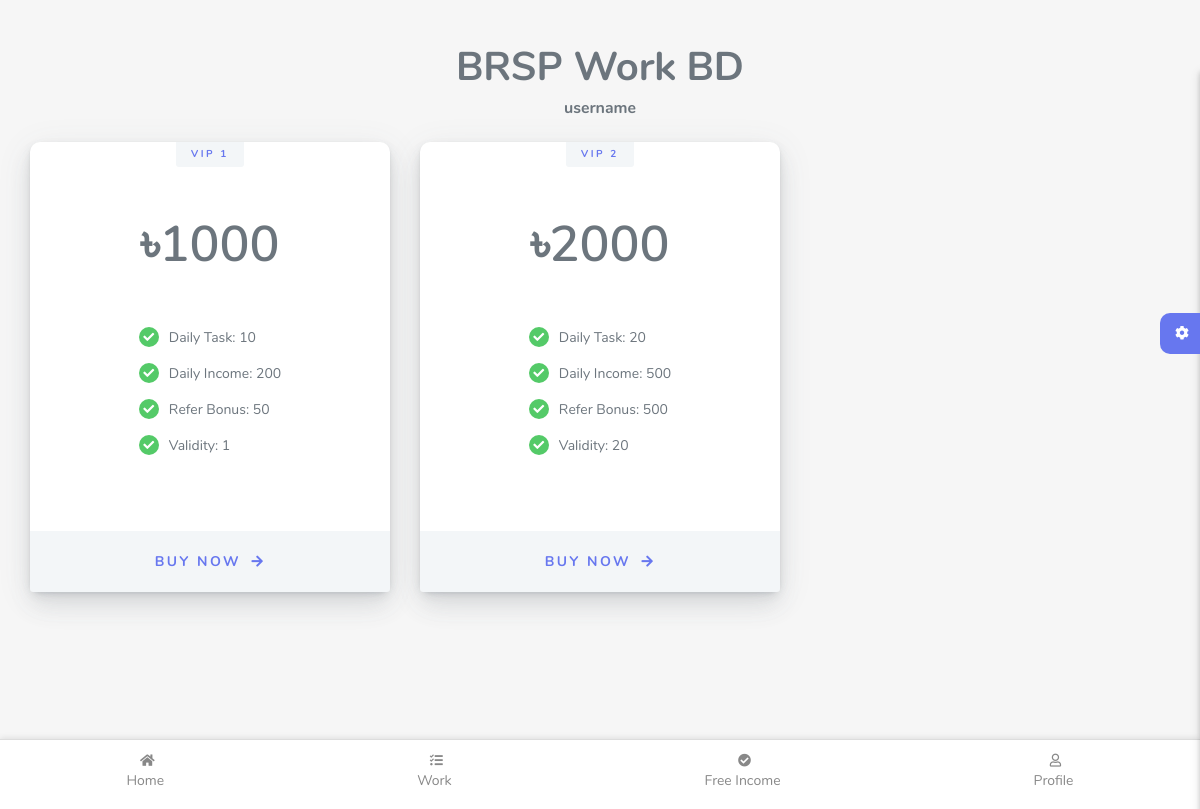
The page /package (signed in) on the database its author committed.
### myapp/models.py (models this page shows)
class Packages(models.Model):
    name = models.CharField(max_length=50)
    amount = models.IntegerField(validators=[MinValueValidator(0)])
    daily_task = models.IntegerField(validators=[MinValueValidator(0)])
    daily_income = models.IntegerField(validators=[MinValueValidator(0)])
    refer_bonus= models.IntegerField(validators=[MinValueValidator(0)])
    plan_validity = models.IntegerField(validators=[MinValueValidator(0)])
    def __str__(self):
        return f"{self.name}"

### myapp/views.py (the view, shortened to what this page needs)
# urls.py: path("package", views.PackageView.as_view(),name="package"),
class PackageView(LoginRequiredMixin,TemplateView):
    login_url = reverse_lazy('login')
    template_name=template_name= "myapp/earningapp/packages.html"
    def get_context_data(self, **kwargs):
        context = super().get_context_data(**kwargs)
        packs=Packages.objects.all()
        purpack= PackageOrder.objects.filter(user__username=self.request.user)
        for pack in packs:
            print("package: ",pack)
            pack.status= "none"
            for pur in purpack:
                 print(pur.status)
                 if str(pack)==str(pur) and pur.status=="Activate":
                     pack.status = "active"
        context['packs'] = packs
        return context

### myapp/templates/myapp/earningapp/packages.html (shortened to what this page needs)
{% load static %}
<!DOCTYPE html>
<html lang="en">
<head>
  <link rel="stylesheet" href="{% static 'myapp/assets/css/app.min.css' %}">
  <link rel="stylesheet" href="{% static 'myapp/assets/css/style.css' %}">
  <link rel="stylesheet" href="{% static 'myapp/assets/css/components.css' %}">
  <link rel="stylesheet" href="{% static 'myapp/assets/css/custom.css' %}">
</head>
<body>
  <div id="app">
    <div class="main-wrapper main-wrapper-1">
      <div class="navbar-bg"></div>
      <div class="main-content">
        <section class="section">
          <div class="section-body">
            <h1 class="text-center">BRSP Work BD</h1>
            <h6 class="text-center pb-3">username</h6>
            <div class="row">
              {% for pack in packs %}
              <div class="col-12 col-md-4 col-lg-4">
                <div class="pricing">
                  <div class="pricing-title">
                    {{pack.name}}
                  </div>
                  <div class="pricing-padding">
                    <div class="pricing-price">
                      <div>৳{{pack.amount}}</div>
                    </div>
                    <div class="pricing-details">
                      <div class="pricing-item">
                        <div class="pricing-item-icon"><i class="fas fa-check"></i></div>
                        <div class="pricing-item-label">Daily Task: {{pack.daily_task}}</div>
                      </div>
                      <div class="pricing-item">
                        <div class="pricing-item-icon"><i class="fas fa-check"></i></div>
                        <div class="pricing-item-label">Daily Income: {{pack.daily_income}}</div>
                      </div>
                      <div class="pricing-item">
                        <div class="pricing-item-icon"><i class="fas fa-check"></i></div>
                        <div class="pricing-item-label">Refer Bonus: {{pack.refer_bonus}}</div>
                      </div>
                      <div class="pricing-item">
                        <div class="pricing-item-icon"><i class="fas fa-check"></i></div>
                        <div class="pricing-item-label">Validity: {{pack.plan_validity}}</div>
                      </div>
                    </div>
                  </div>
                  <div class="pricing-cta">
                    {% if pack.status == "active"%}
                    <a href="#" class="bg-success disabled text-white" >Activate</a>
                    {% else %}
                    <a href="#" data-toggle="modal" data-target="#exampleModalCenter{{pack.pk}}">Buy Now {{purpack}}
                      <i class="fas fa-arrow-right"></i>
                    </a>
                    {% endif %}
                  </div>
                </div>
              </div>
              {% endfor %}
            </div>
          </div>
        </section>
        <div class="settingSidebar">
          <a href="javascript:void(0)" class="settingPanelToggle"> <i class="fa fa-spin fa-cog"></i>
          </a>
        </div>
        <nav class="bottom-menu">
          <ul>
            <li><a href="#"><i class="fas fa-home"></i>Home</a></li>
            <li><a href="worklist.html"><i class="fas fa-tasks"></i>Work</a></li>
            <li><a href="worklist.html"><i class="fas fa-check-circle"></i>Free Income</a></li>
            <li><a href="profile.html"><i class="far fa-user"></i>Profile</a></li>
          </ul>
        </nav>
      </div>
      <footer class="main-footer">
        <div class="footer-left">
          <a href="#">BRSP Work</a></a>
        </div>
      </footer>
    </div>
  </div>
</body>
</html>

### myapp/templates/myapp/earningapp/packages.html (style rules this page uses)
.bottom-menu { position: fixed; bottom: 0; left: 0; width: 100%; background-color: #fff; border-top: 1px solid #ddd; box-shadow: 0px -1px 6px rgba(0, 0, 0, 0.1); }
.bottom-menu ul { display: flex; justify-content: space-around; align-items: center; list-style: none; margin: 0; padding: 8px 0; }
.bottom-menu li { font-size: 14px; }
.bottom-menu a { display: flex; flex-direction: column; align-items: center; text-decoration: none; color: #888; padding: 6px; }
.main-content { padding-left: 30px; padding-right: 30px; padding-top: 50px; width: 100%; position: relative; }

### rows shown on the page
Packages: name "VIP 1", amount "1000", daily_task "10", daily_income "200", refer_bonus "50", plan_validity "1"
Packages: name "VIP 2", amount "2000", daily_task "20", daily_income "500", refer_bonus "500", plan_validity "20"
